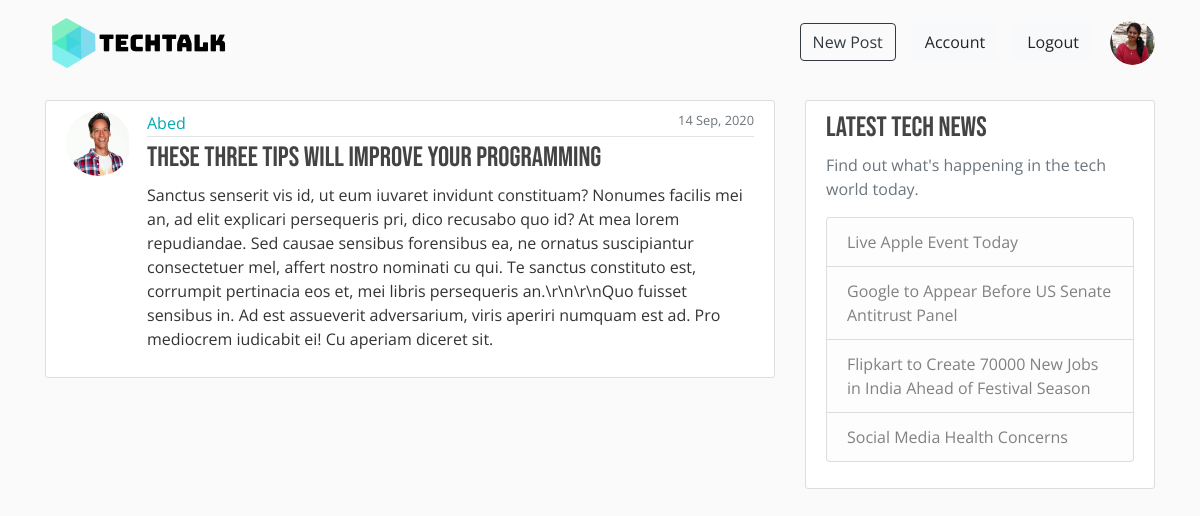
Page /post/6 (signed in) on the committed database.
### techtalk/models.py (models this page shows, shortened)
class User(db.Model, UserMixin):
    id = db.Column(db.Integer, primary_key=True)
    username = db.Column(db.String(20), unique=True, nullable=False)
    email = db.Column(db.String(120), unique=True, nullable=False)
    image_file = db.Column(db.String(20), nullable=False, default='default.jpg')
    password = db.Column(db.String(60), nullable=False)
    posts = db.relationship('Post', backref='author', lazy=True)

class Post(db.Model):
    id = db.Column(db.Integer, primary_key=True)
    title = db.Column(db.String(100), nullable=False)
    date_posted = db.Column(db.DateTime, nullable=False, default=datetime.utcnow)
    content = db.Column(db.Text, nullable=False)
    user_id = db.Column(db.Integer, db.ForeignKey('user.id'), nullable=False)

### techtalk/posts/routes.py (the view)
@posts.route("/post/<int:post_id>")
def post(post_id):
    post = Post.query.get_or_404(post_id)
    return render_template('post.html', title=post.title, post=post)

### techtalk/models.py (called while the page is built)
@login_manager.user_loader
def load_user(user_id):
    return User.query.get(int(user_id))

### techtalk/templates/post.html (shortened to what this page needs)
{% extends "layout.html" %}
{% block content %}
<article class="media content-section">
    <img class="rounded-circle article-img" src="{{ url_for('static', filename='profile_pics/' + post.author.image_file) }}" alt="">
    <div class="media-body">
        <div class="article-metadata">
            <a class="mr-2" href="{{ url_for('users.user_posts', username=post.author.username) }}">{{ post.author.username }}</a>
            <small class="text-muted float-right">{{ post.date_posted.strftime('%d %b, %Y') }}</small>
        </div>
        <h3 class="article-title">{{ post.title }}</h3>
        <p class="article-content">{{ post.content }}</p>
    </div>
</article>
{% endblock content %}

### techtalk/templates/layout.html (shortened to what this page needs)
<!DOCTYPE html>
<html>
<head>
    <link rel="stylesheet" href="https://stackpath.bootstrapcdn.com/bootstrap/4.5.2/css/bootstrap.min.css"
>
    <link rel="stylesheet" href="{{ url_for('static', filename='main.css') }}">
</head>
<body>
    <header class="site-header mb-3">
        <nav class="navbar navbar-expand-md navbar-light bg-steel">
            <div class="container">
                <a class="navbar-brand mr-4" href="/"><img src="{{ url_for('static', filename='logo.png') }}"></a>
                <div class="collapse navbar-collapse" id="navbarToggle">
                    <div class="navbar-nav ml-auto">
                        {% if current_user.is_authenticated %}
                        <a class="nav-item nav-link" href="{{ url_for('posts.create_post') }}">
                            <button type="button" class="btn btn-outline-dark">New Post</button>
                        </a>
                        <a class="nav-item nav-link" href="{{ url_for('users.account') }}">
                            <button type="button" class="btn btn-light">Account</button>
                        </a>
                        <a class="nav-item nav-link" href="{{ url_for('users.logout') }}">
                            <button type="button" class="btn btn-light">Logout</button>
                        </a>
                        <a href="{{ url_for('users.user_posts', username=current_user.username) }}">
                            <img src="{{ url_for('static', filename='profile_pics/' + current_user.image_file) }}" class="rounded-circle user-img">
                        </a>
                        {% endif %}
                    </div>
                </div>
            </div>
        </nav>
    </header>
    <main role="main" class="container">
        <div class="row">
            <div class="col-md-8">
                {% block content %}{% endblock %}
            </div>
            <div class="col-md-4">
                <div class="content-section">
                    <h3>Latest Tech News</h3>
                    <p class='text-muted'>Find out what's happening in the tech world today.
                    <ul class="list-group">
                        <li class="list-group-item list-group-item-light">Live Apple Event Today</li>
                        <li class="list-group-item list-group-item-light">Google to Appear Before US Senate Antitrust Panel</li>
                        <li class="list-group-item list-group-item-light">Flipkart to Create 70000 New Jobs in India Ahead of Festival Season</li>
                        <li class="list-group-item list-group-item-light">Social Media Health Concerns</li>
                    </ul>
                    </p>
                </div>
            </div>
        </div>
    </main>
</body>
</html>

### techtalk/static/main.css (style rules this page uses)
* { font-family: 'Open Sans', sans-serif; }
body { background: #fafafa; color: #333333; }
h1, h2, h3, h4, h5, h6 { color: #444444; font-family: 'Bebas Neue', cursive; }
a { color: #00AAB3; }
.bg-steel { background-color: #fafafa; }
.site-header .navbar-nav .nav-link { color: #000000; }
.content-section { background: #ffffff; padding: 10px 20px; border: 1px solid #dddddd; border-radius: 3px; margin-bottom: 20px; }
.article-title { color: #444444; font-family: 'Bebas Neue', cursive; }
.article-content { white-space: pre-line; }
.article-img { height: 65px; width: 65px; margin-right: 16px; }
.user-img { height: 45px; width: 45px; margin: 5px 0 0 10px; }
.article-metadata { padding-bottom: 1px; margin-bottom: 4px; border-bottom: 1px solid #e3e3e3; }

### rows in the picture
User: image_file (picture)
User: image_file (picture), author.username "Abed"
Post: date_posted "14 Sep, 2020", title "These Three Tips Will Improve Your Programming", content "Sanctus senserit vis id, ut eum iuvaret invidunt constituam? Nonumes facilis mei an, ad elit explicari persequeris pri, dico recusabo quo id? At mea lorem repudiandae. Sed causae sensibus forensibus ea, ne ornatus suscipiantur consectetuer mel, affert nostro nominati cu qui. Te sanctus constituto est, corrumpit pertinacia eos et, mei libris persequeris an.\\r\\n\\r\\nQuo fuisset sensibus in. Ad est assueverit adversarium, viris aperiri numquam est ad. Pro mediocrem iudicabit ei! Cu aperiam diceret sit."
